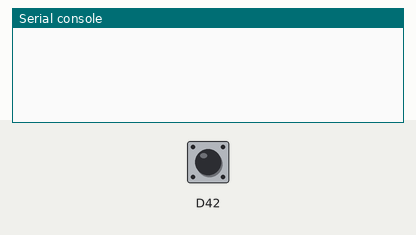
The program below on a simulated CircuitPython board. On the bench: the last lines printed to the serial console. The inputs (shaded band) are chosen by the test bench; at power-on: D42 HIGH.

Above: at 1.2 s.
1.3 s: D42 pulled LOW for 0.15 s
At 1.45 s:
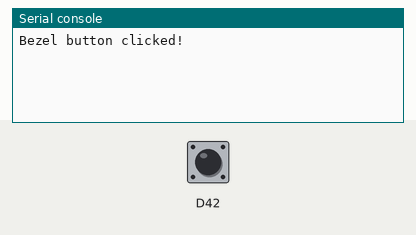
At 2.7 s:
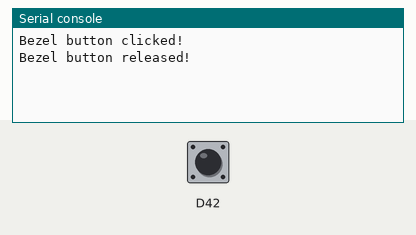

Measured:
- after the input at 1.3 s, the serial console: prints a new line at once (image 1)

The program:

bezelButton.py
```python
import board
import keypad
import microcontroller

# The dial bezel button is connected to GPIO 42
# Set value_when_pressed to False because the button grounds when pressed
bezel_button = keypad.Keys(
    (microcontroller.pin.GPIO42,),
    value_when_pressed=False,
    pull=True
)

while True:
    event = bezel_button.events.get()
    if event:
        if event.pressed:
            print("Bezel button clicked!")
        elif event.released:
            print("Bezel button released!")
```
